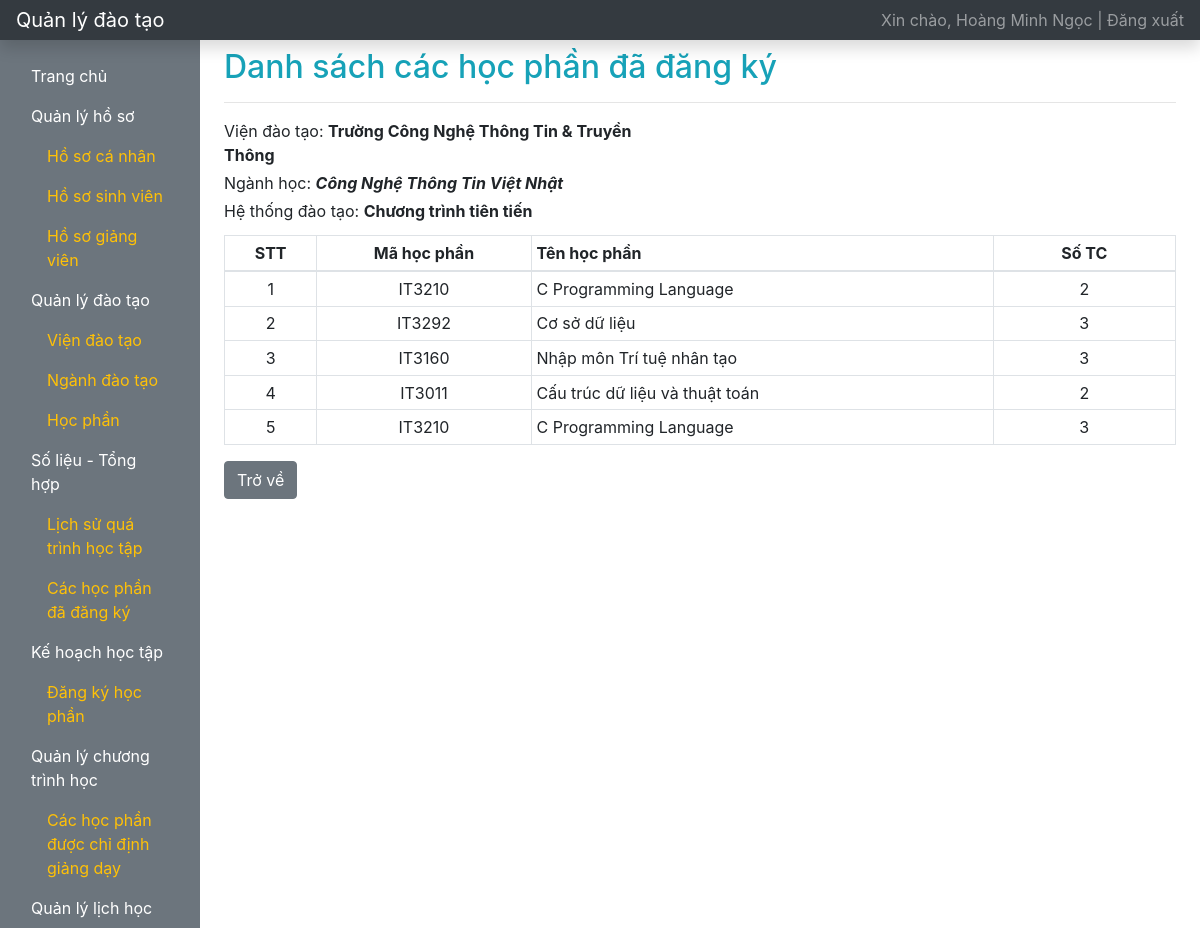
Page /index.php?r=hoc-phan-da-dang-ky (signed in) on the committed database.
### tables this page shows
CREATE TABLE `user` (
  `id` int(11) NOT NULL,
  `username` varchar(64) NOT NULL,
  `password` varchar(128) NOT NULL,
  `user_type` varchar(32) NOT NULL,
  `user_code` varchar(32) DEFAULT NULL,
  `fullname` varchar(128) NOT NULL,
  `dob` date NOT NULL,
  `phone_number` varchar(15) DEFAULT NULL,
  `email` varchar(64) DEFAULT NULL,
  `address` varchar(512) DEFAULT NULL,
  `status` varchar(32) NOT NULL DEFAULT 'active'
);

CREATE TABLE `training_institute` (
  `id` int(11) NOT NULL,
  `training_institute_code` varchar(32) NOT NULL,
  `training_institute_name` varchar(128) NOT NULL
);

CREATE TABLE `training_majors` (
  `id` int(11) NOT NULL,
  `training_institute_code` varchar(32) NOT NULL,
  `training_system_code` varchar(32) NOT NULL,
  `training_majors_code` varchar(32) NOT NULL,
  `training_majors_name` varchar(128) NOT NULL
);

CREATE TABLE `training_system` (
  `id` int(11) NOT NULL,
  `training_system_code` varchar(32) NOT NULL,
  `training_system_name` varchar(128) NOT NULL
);

CREATE TABLE `subject` (
  `id` int(11) NOT NULL,
  `training_majors_code` varchar(32) NOT NULL,
  `training_system_code` varchar(32) NOT NULL,
  `subject_code` varchar(32) NOT NULL,
  `subject_name` varchar(128) NOT NULL,
  `num_of_credit` tinyint(2) NOT NULL
);

CREATE TABLE `studying` (
  `id` int(11) NOT NULL,
  `student_id` int(11) NOT NULL,
  `subject_code` varchar(32) NOT NULL,
  `classroom_id` int(11) NOT NULL,
  `status` varchar(32) NOT NULL DEFAULT 'register',
  `start_date` date DEFAULT NULL,
  `end_date` date DEFAULT NULL
);

### WEB/function.php (called while the page is built, shortened)
<?php
    function getInfoLoginFromSession()
    {
        $key = 'user_login';
        if (isset($_SESSION[$key])) {
            $data = $_SESSION[$key];
            return $data;
        }
        return array();
    }
    function getFullnameUserLogin()
    {
        $info_user = getInfoLoginFromSession();
        if (empty($info_user) == false) {
            $fullname = $info_user['fullname'];
            return $fullname;
        }
        return '';
    }
    function getUserIdLogin()
    {
        $info_user = getInfoLoginFromSession();
        if (empty($info_user) == false) {
            $fullname = $info_user['id'];
            return $fullname;
        }
        return '';
    }
?>

### WEB/database.php (called while the page is built, shortened)
<?php
    function getOne($instance_db, $sql)
    {
        $stmt = $instance_db->prepare($sql);
        $stmt->setFetchMode(PDO::FETCH_ASSOC);
        $stmt->execute();
        return $stmt->fetch();
    }
    function getAll($instance_db, $sql)
    {
        $stmt = $instance_db->prepare($sql);
        $stmt->setFetchMode(PDO::FETCH_ASSOC);
        $stmt->execute();
        $data = array();
        while ($row = $stmt->fetch()) {
            $data[] = $row;
        }
        return $data;
    }
    function getInfoLogin($instance_db, $username, $password)
    {
        $sql = "SELECT * FROM USER WHERE USERNAME = '{$username}' AND PASSWORD = '{$password}'";
        return getOne($instance_db, $sql);
    }
?>

### WEB/danh-sach-hoc-phan-da-dang-ky.php (the view, shortened to what this page needs)
<?php
    $sql1 = "SELECT TRAINING_INSTITUTE_NAME, TRAINING_MAJORS_NAME FROM PROFILE AS P INNER JOIN TRAINING_INSTITUTE AS TI ON P.TRAINING_INSTITUTE_CODE = TI.TRAINING_INSTITUTE_CODE " .
            "INNER JOIN TRAINING_MAJORS AS TM ON TI.TRAINING_INSTITUTE_CODE = TM.TRAINING_INSTITUTE_CODE WHERE P.USER_ID = {$user_id}";
    $training_institute = getOne($connect, $sql1);
    $sql2 = "SELECT TRAINING_SYSTEM_NAME FROM TRAINING_SYSTEM AS TS INNER JOIN TRAINING_MAJORS AS TM ON TS.TRAINING_SYSTEM_CODE = TM.TRAINING_SYSTEM_CODE " .
            "INNER JOIN TRAINING_INSTITUTE AS TI ON TM.TRAINING_INSTITUTE_CODE = TI.TRAINING_INSTITUTE_CODE " .
            "INNER JOIN PROFILE AS P ON TI.TRAINING_INSTITUTE_CODE = P.TRAINING_INSTITUTE_CODE WHERE P.USER_ID = {$user_id}";
    $training_system = getOne($connect, $sql2);
    $sql3 = "SELECT * FROM SUBJECT AS S INNER JOIN STUDYING AS ST ON S.SUBJECT_CODE = ST.SUBJECT_CODE WHERE ST.STUDENT_ID = {$user_id} AND ST.STATUS = 'register'";
    $list_subject_register = getAll($connect, $sql3);
?>
<h2 class=" mt-2 text-info">Danh sách các học phần đã đăng ký</h2>
<hr>
<div class="container-fluid">
    <div class="row">
        <div class="col-sm-6 pl-0">
            <p class="mb-1">Viện đào tạo: <b><?= $training_institute['TRAINING_INSTITUTE_NAME']?></b></p>
            <p class="mb-1">Ngành học: <b><i><?= $training_institute['TRAINING_MAJORS_NAME']?></i></b></p>
            <p class="mb-1">Hệ thống đào tạo: <b><?= $training_system['TRAINING_SYSTEM_NAME']?></b></p>
        </div>
    </div>
</div>
<div class="table-responsive mt-2">
    <table class="table table-sm table-bordered table-hover">
        <thead>
            <tr>
                <th class="text-center" style="width: 1%;">STT</th>
                <th class="text-center" style="width: 3%;">Mã học phần</th>
                <th class="" style="width: 7%;">Tên học phần</th>
                <th class="text-center" style="width: 3%;">Số TC</th>
            </tr>
        </thead>
        <tbody>
        <?php
        $stt = 1;
        foreach ($list_subject_register as $subject) {
            ?>
            <tr>
                <td class="text-center"><?= $stt?></td>
                <td class="text-center"><?= $subject['subject_code']?></td>
                <td class=""><?= $subject['subject_name']?></td>
                <td class="text-center"><?= $subject['num_of_credit']?></td>
            </tr>
        <?php
            $stt++;
        }
        ?>
        </tbody>
    </table>
</div>
<a href="?r=trang-chu" class="btn btn-secondary">Trở về</a>

### WEB/layouts/topbar.php
<nav class="navbar navbar-dark sticky-top bg-dark flex-md-nowrap p-0 shadow">
    <a class="navbar-brand col-md-3 col-lg-2 mr-0 px-3" href="?r=trang-chu">Quản lý đào tạo</a>
    <ul class="navbar-nav px-3">
        <li class="nav-item text-nowrap">
            <a class="nav-link" href="dang-xuat.php">Xin chào, <?= getFullnameUserLogin()?> | Đăng xuất</a>
        </li>
    </ul>
</nav>

### rows in the picture
user: fullname "Hoàng Minh Ngọc"
training_institute: training_institute_name "Trường Công Nghệ Thông Tin & Truyền Thông"
training_majors: training_majors_name "Công Nghệ Thông Tin Việt Nhật"
training_system: training_system_name "Chương trình tiên tiến"
subject: studying.subject_code "IT3210", subject_name "C Programming Language", num_of_credit "2"
subject: studying.subject_code "IT3292", subject_name "Cơ sở dữ liệu", num_of_credit "3"
subject: studying.subject_code "IT3160", subject_name "Nhập môn Trí tuệ nhân tạo", num_of_credit "3"
subject: studying.subject_code "IT3011", subject_name "Cấu trúc dữ liệu và thuật toán", num_of_credit "2"
subject: studying.subject_code "IT3210", subject_name "C Programming Language", num_of_credit "3"
